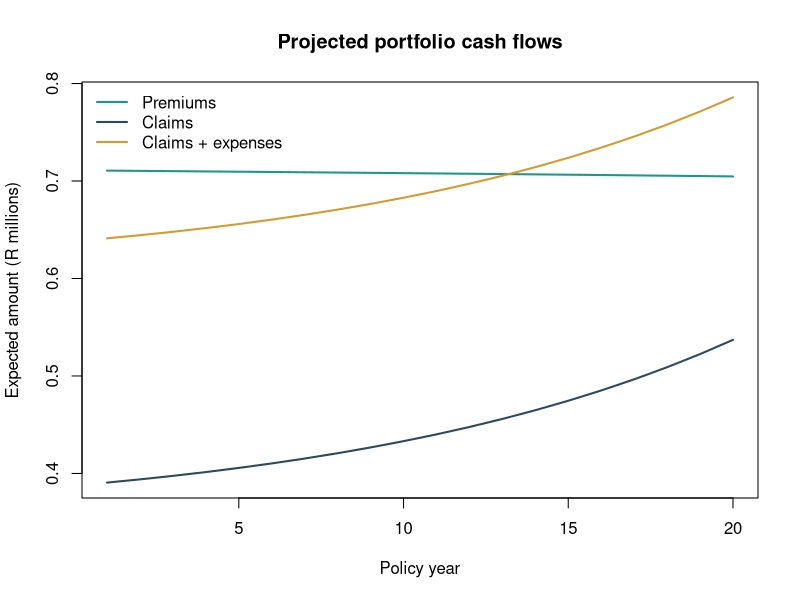
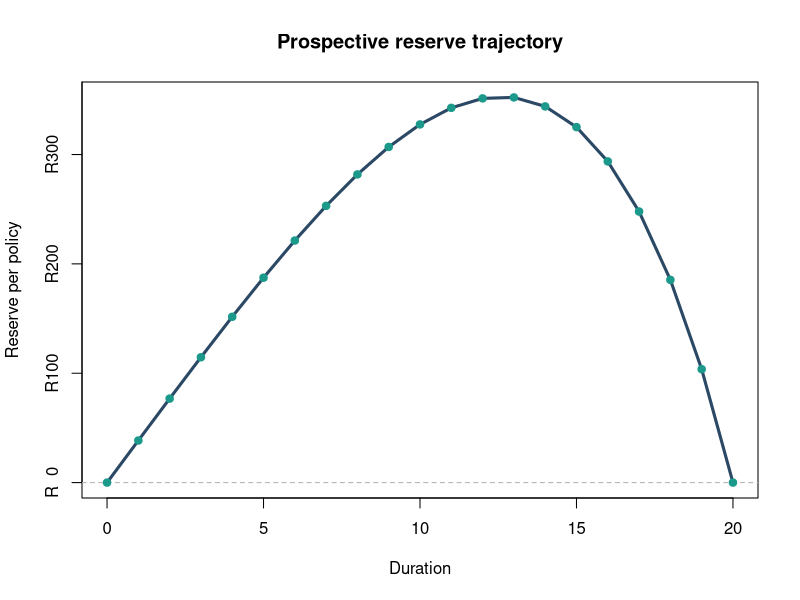

The R source for these figures, in order:
## ---- chunk 1
#| label: setup
knitr::opts_chunk$set(
  echo = TRUE,
  warning = FALSE,
  message = FALSE
)

format_currency <- function(x) {
  paste0("R", format(round(x, 0), big.mark = ",", scientific = FALSE))
}

format_percent <- function(x) {
  paste0(round(100 * x, 2), "%")
}

issue_age <- 40
term <- 20
sum_assured <- 1000000
initial_policies <- 1000
annual_interest <- 0.085
annual_expense <- 250
claim_expense <- 1500
expense_loading <- 0.10
## ---- chunk 2
#| label: mortality-functions
make_mortality <- function(ages, mortality_factor = 1) {
  makeham_term <- 0.00035
  age_scale <- 0.000018
  growth <- 1.085

  force_of_mortality <- makeham_term + age_scale * growth^(ages - 30)
  qx <- 1 - exp(-force_of_mortality * mortality_factor)

  pmin(qx, 0.95)
}

survival_start <- function(qx) {
  if (length(qx) == 1) {
    return(1)
  }

  c(1, cumprod(1 - qx[-length(qx)]))
}

ages <- issue_age + seq_len(term) - 1
qx <- make_mortality(ages)

mortality_table <- data.frame(
  policy_year = seq_len(term),
  attained_age = ages,
  qx = round(qx, 6),
  deaths_per_1000 = round(1000 * qx, 3)
)

knitr::kable(head(mortality_table, 8))
## ---- chunk 3
#| label: actuarial-present-value-functions
term_assurance_apv <- function(qx, interest_rate) {
  years <- seq_along(qx) - 1
  discount_factor <- 1 / (1 + interest_rate)
  survival <- survival_start(qx)

  sum(discount_factor^(years + 1) * survival * qx)
}

annuity_due_apv <- function(qx, interest_rate) {
  years <- seq_along(qx) - 1
  discount_factor <- 1 / (1 + interest_rate)
  survival <- survival_start(qx)

  sum(discount_factor^years * survival)
}

benefit_apv <- sum_assured * term_assurance_apv(qx, annual_interest)
annuity_apv <- annuity_due_apv(qx, annual_interest)
net_level_premium <- benefit_apv / annuity_apv

expense_apv <- annual_expense * annuity_apv +
  claim_expense * term_assurance_apv(qx, annual_interest)

gross_level_premium <- (benefit_apv + expense_apv) /
  annuity_apv * (1 + expense_loading)

premium_summary <- data.frame(
  metric = c(
    "Issue age",
    "Term",
    "Annual effective discount rate",
    "Sum assured",
    "Net annual level premium",
    "Illustrative gross annual premium"
  ),
  value = c(
    issue_age,
    paste(term, "years"),
    format_percent(annual_interest),
    format_currency(sum_assured),
    format_currency(net_level_premium),
    format_currency(gross_level_premium)
  )
)

knitr::kable(premium_summary)
## ---- chunk 4
#| label: cash-flow-projection
survival <- survival_start(qx)
inforce_start <- initial_policies * survival
expected_deaths <- inforce_start * qx

cash_flows <- data.frame(
  policy_year = seq_len(term),
  attained_age = ages,
  inforce_start = inforce_start,
  qx = qx,
  expected_deaths = expected_deaths,
  expected_premiums = inforce_start * gross_level_premium,
  expected_claims = expected_deaths * sum_assured,
  expected_maintenance_expenses = inforce_start * annual_expense,
  expected_claim_expenses = expected_deaths * claim_expense
)

cash_flows$expected_outgo <- with(
  cash_flows,
  expected_claims + expected_maintenance_expenses + expected_claim_expenses
)

cash_flows$expected_net_cash_flow <- with(
  cash_flows,
  expected_premiums - expected_outgo
)

v <- 1 / (1 + annual_interest)
cash_flows$pv_expected_premiums <- cash_flows$expected_premiums *
  v^(cash_flows$policy_year - 1)
cash_flows$pv_expected_outgo <- cash_flows$expected_outgo *
  v^cash_flows$policy_year
cash_flows$pv_margin <- cash_flows$pv_expected_premiums -
  cash_flows$pv_expected_outgo

display_cash_flows <- cash_flows
currency_columns <- c(
  "expected_premiums",
  "expected_claims",
  "expected_outgo",
  "expected_net_cash_flow"
)

display_cash_flows[currency_columns] <-
  lapply(display_cash_flows[currency_columns], format_currency)

display_cash_flows$inforce_start <- round(display_cash_flows$inforce_start, 1)
display_cash_flows$qx <- round(display_cash_flows$qx, 6)
display_cash_flows$expected_deaths <- round(display_cash_flows$expected_deaths, 3)

knitr::kable(head(display_cash_flows, 8))
## ---- chunk 5
#| label: plot-cash-flows
#| fig-cap: "Expected annual cash flows for the illustrative term assurance portfolio."
#| fig-alt: "Line chart of expected annual portfolio cash flows in R millions over 20 policy years. Premiums stay close to R0.71 million; claims rise from about R0.39 million to R0.54 million, and claims plus expenses rise from about R0.64 million to R0.79 million, exceeding premiums from policy year 14."
plot(
  cash_flows$policy_year,
  cash_flows$expected_premiums / 1e6,
  type = "l",
  lwd = 2,
  col = "#1b998b",
  xlab = "Policy year",
  ylab = "Expected amount (R millions)",
  ylim = range(c(
    cash_flows$expected_premiums,
    cash_flows$expected_claims,
    cash_flows$expected_outgo
  )) / 1e6,
  main = "Projected portfolio cash flows"
)
lines(cash_flows$policy_year, cash_flows$expected_claims / 1e6,
      lwd = 2, col = "#2b4865")
lines(cash_flows$policy_year, cash_flows$expected_outgo / 1e6,
      lwd = 2, col = "#d49c2f")
legend(
  "topleft",
  legend = c("Premiums", "Claims", "Claims + expenses"),
  col = c("#1b998b", "#2b4865", "#d49c2f"),
  lwd = 2,
  bty = "n"
)
## ---- chunk 6
#| label: reserve-functions
prospective_reserve <- function(
    issue_age,
    term,
    duration,
    interest_rate,
    sum_assured,
    annual_premium,
    mortality_factor = 1) {

  remaining_term <- term - duration

  if (remaining_term <= 0) {
    return(0)
  }

  attained_ages <- issue_age + duration + seq_len(remaining_term) - 1
  future_qx <- make_mortality(attained_ages, mortality_factor)

  future_benefit_apv <- sum_assured *
    term_assurance_apv(future_qx, interest_rate)
  future_premium_apv <- annual_premium *
    annuity_due_apv(future_qx, interest_rate)

  future_benefit_apv - future_premium_apv
}

durations <- 0:term

reserve_per_policy <- vapply(
  durations,
  prospective_reserve,
  numeric(1),
  issue_age = issue_age,
  term = term,
  interest_rate = annual_interest,
  sum_assured = sum_assured,
  annual_premium = net_level_premium
)

reserve_table <- data.frame(
  duration = durations,
  attained_age = issue_age + durations,
  reserve_per_policy = reserve_per_policy
)

reserve_display <- reserve_table
reserve_display$reserve_per_policy <-
  format_currency(reserve_display$reserve_per_policy)

knitr::kable(
  reserve_display[seq(1, nrow(reserve_display), by = 4), ],
  row.names = FALSE
)
## ---- chunk 7
#| label: plot-reserve-trajectory
#| fig-cap: "Prospective net reserve per in-force policy by duration."
#| fig-alt: "Line chart of the prospective net reserve per in-force policy by duration. The reserve is zero at issue, rises to a peak of about R352 at duration 13 and returns to zero at the end of the 20-year term."
plot(
  reserve_table$duration,
  reserve_table$reserve_per_policy,
  type = "l",
  lwd = 3,
  col = "#2b4865",
  xlab = "Duration",
  ylab = "Reserve per policy",
  main = "Prospective reserve trajectory",
  yaxt = "n"
)
axis(2, at = pretty(reserve_table$reserve_per_policy),
     labels = format_currency(pretty(reserve_table$reserve_per_policy)))
abline(h = 0, lty = 2, col = "grey70")
points(
  reserve_table$duration,
  reserve_table$reserve_per_policy,
  pch = 19,
  col = "#1b998b"
)
## ---- chunk 8
#| label: sensitivity-testing
valuation_margin <- function(discount_rate, mortality_factor) {
  stressed_qx <- make_mortality(ages, mortality_factor)

  stressed_benefit_apv <- sum_assured *
    term_assurance_apv(stressed_qx, discount_rate)
  stressed_premium_apv <- net_level_premium *
    annuity_due_apv(stressed_qx, discount_rate)

  stressed_benefit_apv - stressed_premium_apv
}

sensitivity <- expand.grid(
  discount_rate = c(0.065, 0.085, 0.105),
  mortality_factor = c(0.90, 1.00, 1.10, 1.25)
)

sensitivity$issue_date_margin <- mapply(
  valuation_margin,
  sensitivity$discount_rate,
  sensitivity$mortality_factor
)

sensitivity_display <- sensitivity
sensitivity_display$discount_rate <-
  format_percent(sensitivity_display$discount_rate)
sensitivity_display$mortality_factor <-
  paste0(sensitivity_display$mortality_factor, "x")
sensitivity_display$issue_date_margin <-
  format_currency(sensitivity_display$issue_date_margin)

knitr::kable(sensitivity_display)
